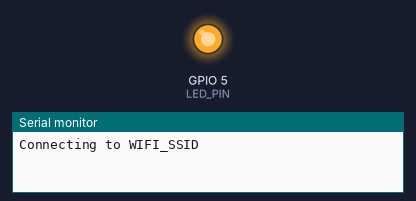
This sketch was run on a simulated ESP8266 (NodeMCU). On the bench: output pins drawn as LEDs (lit = HIGH), the last lines printed to the serial monitor. WiFi joins after 1.5 s; servers stay silent unless stated; uploads are accepted with an empty reply. At 5.2 s the program puts the board to deep sleep or switches it off; the recording ends there.

Above: at 0.1 s.
At 0.6 s:
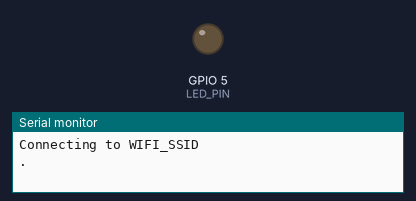
Timing chart, 0 to 5.2 s (numbered marks = the images above):
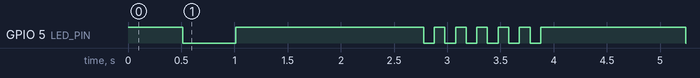

The sketch:

sonos-remote.ino
```cpp
/*
 * sonos-remote
 *
 * Configures an ESP8266 such that when it is triggered,
 * it will influence the local Sonos system.
 *
 * Requires a local server running a Sonos HTTP API
 * See: https://github.com/jishi/node-sonos-http-api
 *
 * When the script is run (on reset), it will check the status of a speaker and:
 *  If it is paused/stopped, start it playing a specific media
 *  If it is playing a specific media, pause it
 *  If it is playing something else, play the specific media
 *
 * Configure WiFi, ESP8266, and media settings in config.h
 *
 * Created sometime 2017
 * By Reid Sox-Harris (@eosti)
 * Modified 06 September 2020
 * By Reid Sox-Harris (@eosti)
 *
 * https://github.com/eosti/sonos-remote
 *
 */

#include <ArduinoJson.h>
#include <ESP8266WiFi.h>

#include "config.h"

WiFiClient client;

void setup()
{
  pinMode(LED_PIN, OUTPUT);
  // Turn on LED to signify starting
  digitalWrite(LED_PIN, HIGH);

  Serial.begin(9600);
  delay(10);

  // Connect to WiFi
  Serial.println();
  Serial.print("Connecting to ");
  Serial.println(SSID);

  WiFi.begin(SSID, PASSWORD);
  while (WiFi.status() != WL_CONNECTED)
  {
    delay(500);
    Serial.print(".");
    digitalWrite(LED_PIN, !digitalRead(LED_PIN));   // Flash the led during connection
  }

  // Connected to WiFi, keep the LED on now
  digitalWrite(LED_PIN, HIGH);
  Serial.println("");
  Serial.println("WiFi connected");

  // Use WiFiClient class to create TCP connections
  WiFiClient client;
  if (!client.connect(HOST, HTTP_PORT)) {
    Serial.println("Connection to host failed");
    ledFailure();
    return;
  }

  // GET the kitchen state
  Serial.println("Obtaining SONOS status");
  client.print(String("GET ") + STATE_URL + " HTTP/1.1\r\n" +
               "Host: " + HOST + "\r\n" +
               "Connection: close\r\n\r\n");
  unsigned long timeout = millis();
  while (client.available() == 0) {
    if (millis() - timeout > 5000) {
      Serial.println(">>> Client Timeout !");
      client.stop();
      ledFailure();
      return;
    }
  }

  // Read the response
  String rawState;
  while (client.available()) {
    rawState = client.readStringUntil('\r');
  }
  client.stop();

  // Decode the JSON to figure out what we want the radio to do
  const int capacity = 2*JSON_OBJECT_SIZE(3) + JSON_OBJECT_SIZE(6) + 2*JSON_OBJECT_SIZE(10) + 880;
  DynamicJsonDocument doc(capacity);
  DeserializationError err = deserializeJson(doc, rawState);

  if (err) {
    Serial.println("JSON parsing error!");
    Serial.println(err.c_str());
    ledFailure();
  }

  // Configured to play TuneIn radio
  // If the server isn't connected to SONOS, it will likely crash here.
  const char* stationName = doc["currentTrack"]["stationName"];
  const char* playbackState = doc["playbackState"];

  Serial.print("Station name: ");
  Serial.println(stationName);
  Serial.print("Playback status: ");
  Serial.println(playbackState);

  if (!client.connect(HOST, HTTP_PORT)) {
    Serial.println("Connection to host failed");
    ledFailure();
    return;
  }

  if(!strcmp(stationName, STATION_NAME) && !strcmp(playbackState, "PLAYING")) {
    // If it's already playing media, treat as a pause button
    Serial.println("Pausing media");
    client.print(String("GET ") + PAUSE_URL + " HTTP/1.1\r\n" +
               "Host: " + HOST + "\r\n" +
               "Connection: close\r\n\r\n");

  } else {
    // If it's doing anything else, play media
    Serial.println("Playing media");
    client.print(String("GET ") + PLAY_URL + " HTTP/1.1\r\n" +
               "Host: " + HOST + "\r\n" +
               "Connection: close\r\n\r\n");
  }

  // Make sure client is still available
  timeout = millis();
  while (client.available() == 0) {
    if (millis() - timeout > 5000) {
      Serial.println(">>> Client Timeout !");
      client.stop();
      ledFailure();
      return;
    }
  }

  // Read server response
  String response;
  while (client.available()) {
    response = client.readStringUntil('\r');
  }
  client.stop();

  // Make sure we get a success
  if(!(response.indexOf('{"status":"success"}')) > 0) {
    Serial.println("An error occured.");
    Serial.println(response);
    ledFailure();
  } else {
    Serial.println("Action completed successfully.");
  }

  // Go to sleep indefinetely, to be woken up by a reset
  Serial.println("Entering sleep mode. Goodnight!");
  digitalWrite(LED_PIN, LOW);
  ESP.deepSleep(0);
  // Goodnight!
}

void loop() {

}

void ledFailure() {
  for(int i = 0; i<=5; i++) {     // Fast LED flashing to differentiate it from
    digitalWrite(LED_PIN, LOW);   //  the 'WiFi' connecting flashing.
    delay(100);
    digitalWrite(LED_PIN, HIGH);
    delay(100);
  }
}
```

config.h
```cpp
/*
 * config.h for sonos-remote.ino
 *
 * Set WiFi details, server information, ESP8266 configuratiom, and media information here
 *
 * Created 06 September 2020
 * By Reid Sox-Harris (@eosti)
 *
 */

// Set WiFi credentials
#define SSID            "WIFI_SSID"
#define PASSWORD        "WIFI_PSK"

// Server that the http-sonos-api is running on
#define HOST            "SERVER_IP"
#define HTTP_PORT       5005        // Default

/*
 * Set media information (likely just PLAY_URL and STATION_NAME)
 *
 * To find the PLAY_URL, go to tunein.com and find your station of choice
 *  Then, copy just the number in the URL and put that after /play/ in the #define
 *
 *  The STATION_NAME is the station name in tunein.com
 *
 *  For each URL, change the base parameter to the name of the targeted device
 *
 *  You can find more options here: https://github.com/jishi/node-sonos-http-api
 *
 *  It currently is configured for KQED-FM, a local NPR station, to play on the kitchen speaker
 *  Configure to your station of choice!
 *
 */

#define STATE_URL       "/kitchen/state"
#define PLAY_URL        "/kitchen/tunein/play/34804"
#define PAUSE_URL       "/kitchen/pause"
#define STATION_NAME    "KQED-FM"

// Pin that the LED is connected to
#define LED_PIN         5
```

Measured:
- by itself, GPIO 5 (LED_PIN): goes HIGH 0.51 s, LOW 0.50 s, HIGH 1.8 s, 5 × (LOW 0.10 s, HIGH 0.10 s), LOW 0.10 s, HIGH 1.4 s, then LOW
